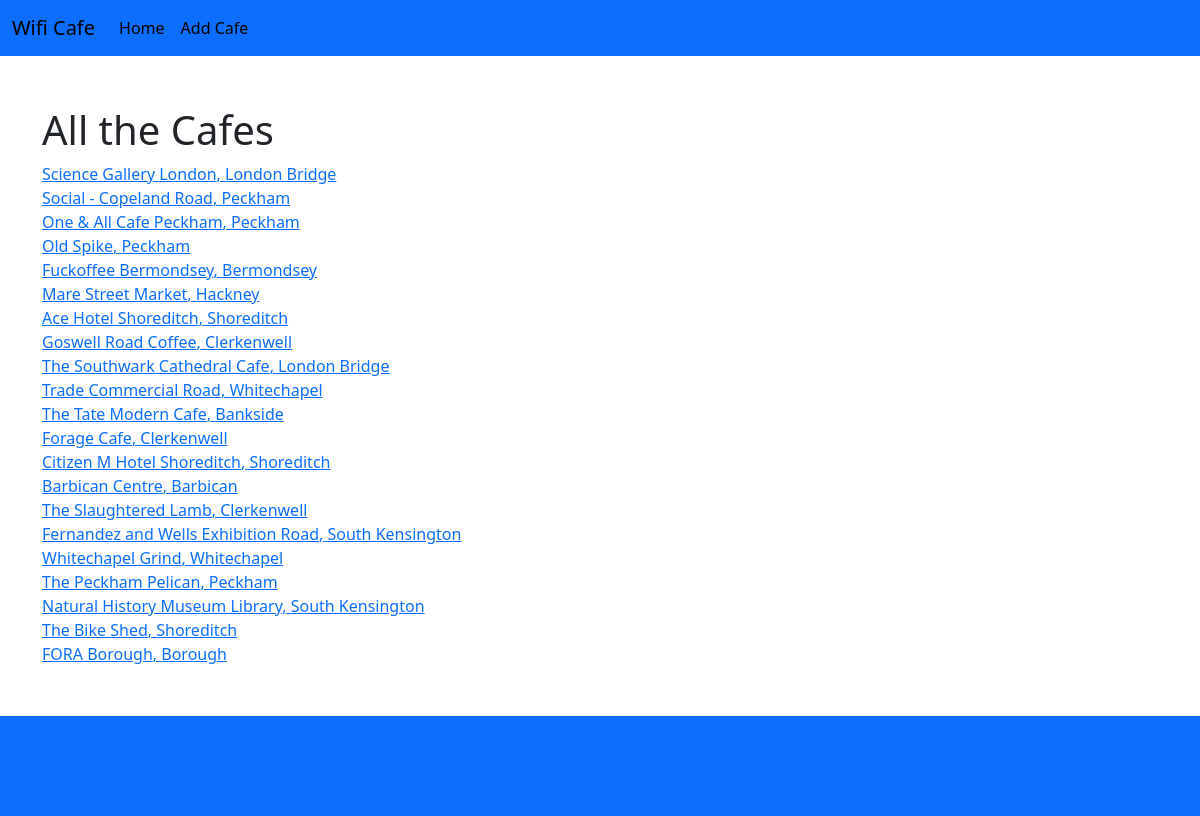
The page / on the database its author committed.
### main.py (models this page shows)
class Cafe(db.Model):
    id = db.Column(db.Integer, primary_key=True)
    name = db.Column(db.String(250), unique=True, nullable=False)
    map_url = db.Column(db.String(500), nullable=False)
    img_url = db.Column(db.String(500), nullable=False)
    location = db.Column(db.String(250), nullable=False)
    seats = db.Column(db.String(250), nullable=False)
    has_toilet = db.Column(db.Boolean, nullable=False)
    has_wifi = db.Column(db.Boolean, nullable=False)
    has_sockets = db.Column(db.Boolean, nullable=False)
    can_take_calls = db.Column(db.Boolean, nullable=False)
    coffee_price = db.Column(db.String(250), nullable=True)

### main.py (the view)
@app.route("/")
def get_all_cafes():
    cafes = {"cafes": []}
    all_cafes = Cafe.query.all()
    for cafe in all_cafes:
        cafe = dict(cafe.__dict__)
        del cafe["_sa_instance_state"]
        cafes["cafes"].append(cafe)
    return render_template("index.html", cafes=cafes)

### templates/index.html (shortened to what this page needs)
{%extends "base.html" %}
{% block content %}
<div class="container">
<h1>All the Cafes</h1>
{%for cafe in cafes["cafes"]%}
   <a href= "{{ url_for('cafe_details', id=cafe["id"])}}"> {{cafe["name"]}}, {{cafe["location"] }}</a>
<br>
{%endfor%}
</div>
{% endblock content %}

### templates/base.html (shortened to what this page needs)
<!doctype html>
<html lang="en">
    <head>
        {% block head %}
        {% block styles %}
        <link rel="stylesheet" href="/static/style.css">
        {{ bootstrap.load_css() }}
        {% endblock %}
        {% endblock %}
    </head>
    <body>
        {% block navbar %}
        <nav class="navbar navbar-custom navbar-expand-lg bg-primary">
            <div class="container-fluid">
              <a class="navbar-brand" href="/">Wifi Cafe</a>
              <div class="collapse navbar-collapse" id="navbarSupportedContent">
                <ul class="navbar-nav me-auto mb-2 mb-lg-0">
                  <li class="nav-item">
                    <a class="nav-link active" aria-current="page" href="{{ url_for("get_all_cafes") }}"">Home</a>
                  </li>
                  <li class="nav-item">
                    <a class="nav-link active" aria-current="page" href="{{ url_for("add_cafe") }}"">Add Cafe</a>
                  </li>
                </ul>
              </div>
            </div>
          </nav>
        {% endblock navbar %}
        {% block content %}{% endblock %}
    {% block footer %}
        <footer class="footer bg-primary">
        </footer>
    {% endblock footer %}
    </body>
</html>

### static/style.css (style rules this page uses)
.navbar-custom { margin-bottom: 50px; }
body { display:flex; flex-direction:column; min-height:100vh; min-height:100svh; }
.footer { min-height: 100px; margin-top: auto; }
.container { margin-bottom: 50px; }

### rows shown on the page
Cafe: name "Science Gallery London", location "London Bridge"
Cafe: name "Social - Copeland Road", location "Peckham"
Cafe: name "One & All Cafe Peckham", location "Peckham"
Cafe: name "Old Spike", location "Peckham"
Cafe: name "Fuckoffee Bermondsey", location "Bermondsey"
Cafe: name "Mare Street Market", location "Hackney"
Cafe: name "Ace Hotel Shoreditch", location "Shoreditch"
Cafe: name "Goswell Road Coffee", location "Clerkenwell"
Cafe: name "The Southwark Cathedral Cafe", location "London Bridge"
Cafe: name "Trade Commercial Road", location "Whitechapel"
Cafe: name "The Tate Modern Cafe", location "Bankside"
Cafe: name "Forage Cafe", location "Clerkenwell"
Cafe: name "Citizen M Hotel Shoreditch", location "Shoreditch"
Cafe: name "Barbican Centre", location "Barbican"
Cafe: name "The Slaughtered Lamb", location "Clerkenwell"
Cafe: name "Fernandez and Wells Exhibition Road", location "South Kensington"
Cafe: name "Whitechapel Grind", location "Whitechapel"
Cafe: name "The Peckham Pelican", location "Peckham"
Cafe: name "Natural History Museum Library", location "South Kensington"
Cafe: name "The Bike Shed", location "Shoreditch"
Cafe: name "FORA Borough", location "Borough"
